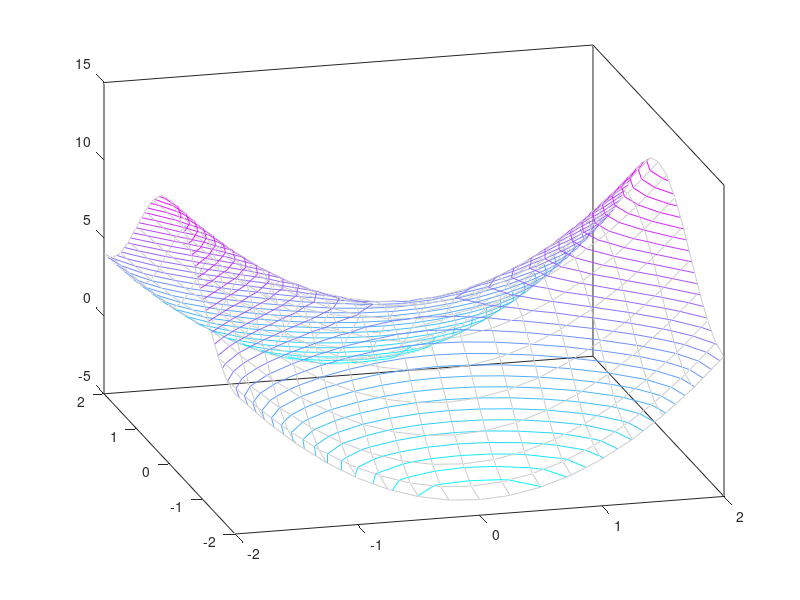

Here is the MATLAB script that generated this plot:
[X,Y] = meshgrid([-2:.25:2]);
Z =2.*X.^2+4*cos(pi/2*Y);
contour3(X,Y,Z,30)
surface(X,Y,Z,'EdgeColor',[.8 .8 .8],'FaceColor','none')
grid off
view(-15,25)
colormap cool
